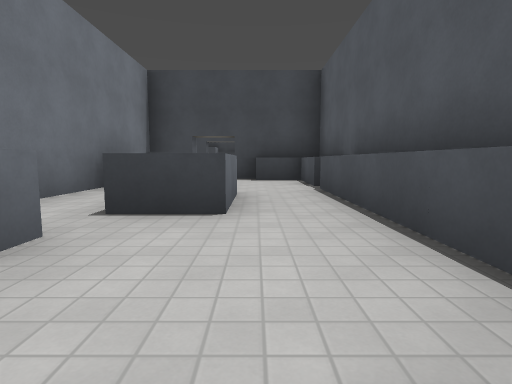
[1] (above)

20 first-person views from a walk through a Godot game level. The camera is 1.2 m above the floor, tilts 6° down and sees 80° across. The floor is counted in squares, 2.69 m on a side. Each view is taken from the middle of a square. On the plan, view 1 faces up. The plan holds only what a view shows up to about 9 squares ahead; the rest is blank. The place goes on beyond the plan. Surface patterns are stand-ins for the level's own textures.

[2]
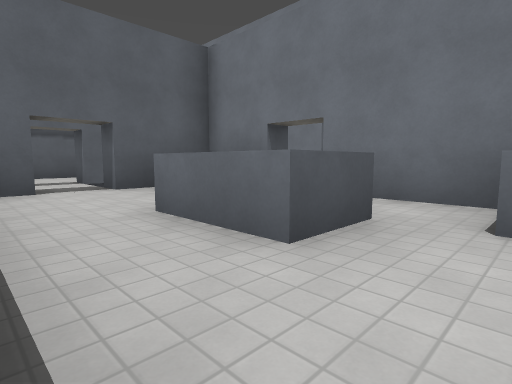

[3]
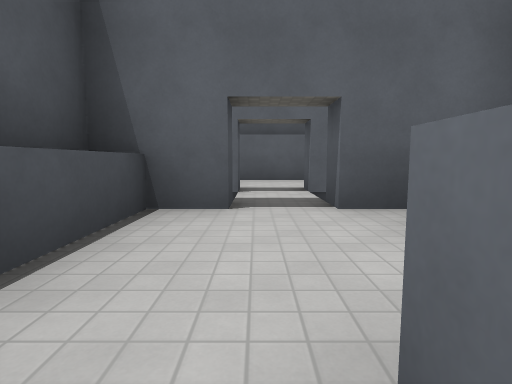

[4]
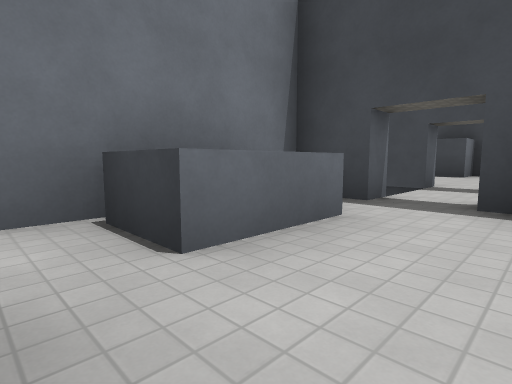

[5]
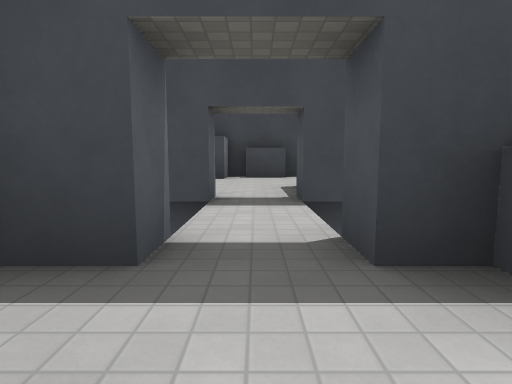

[6]
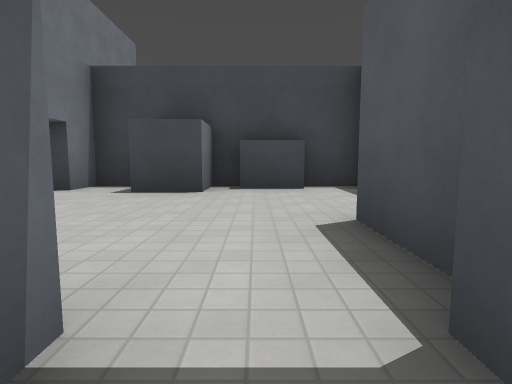

[7]
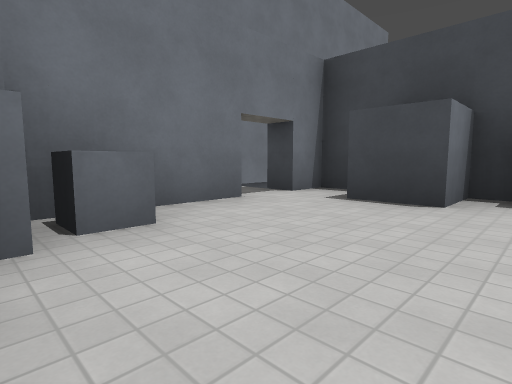

[8]
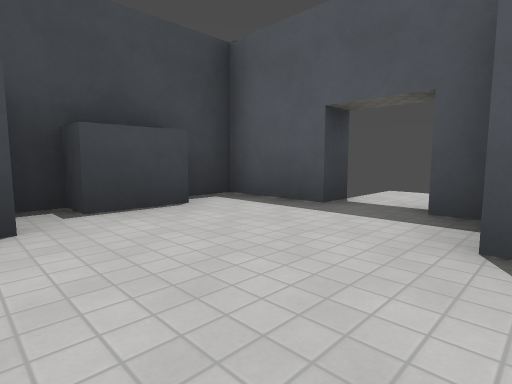

[9]
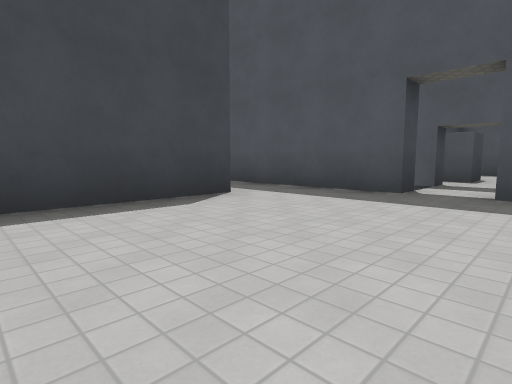

[10]
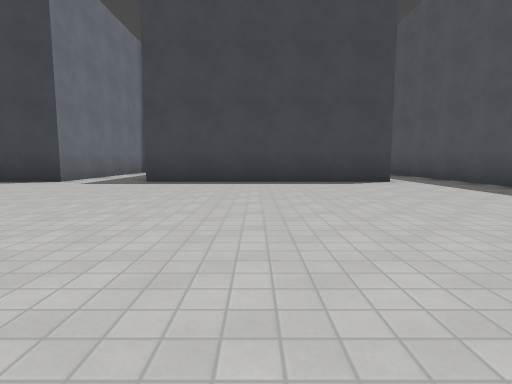

[11]
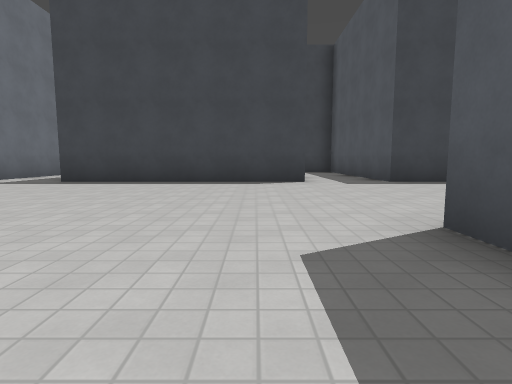

[12]
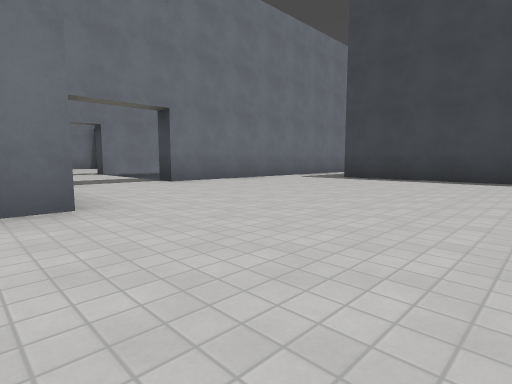

[13]
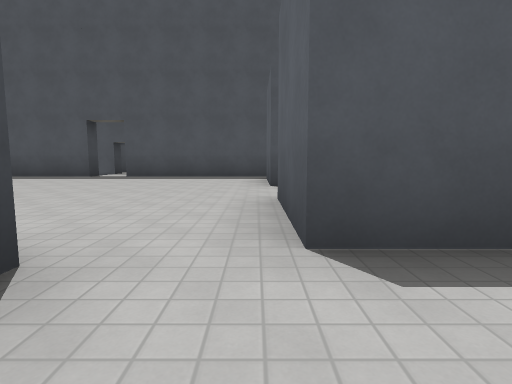

[14]
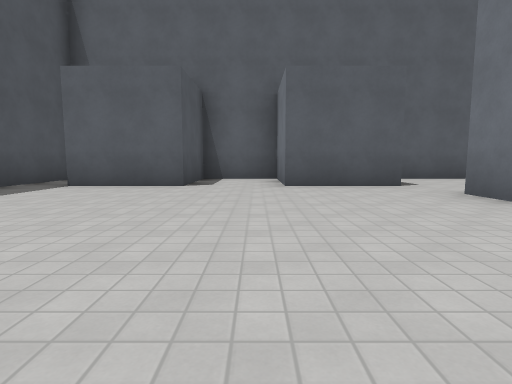

[15]
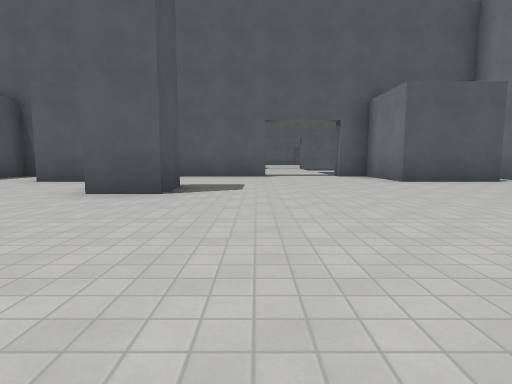

[16]
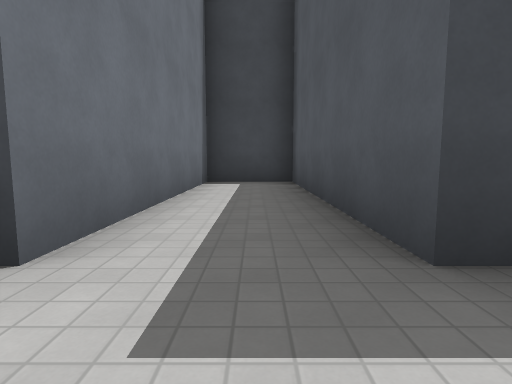

[17]
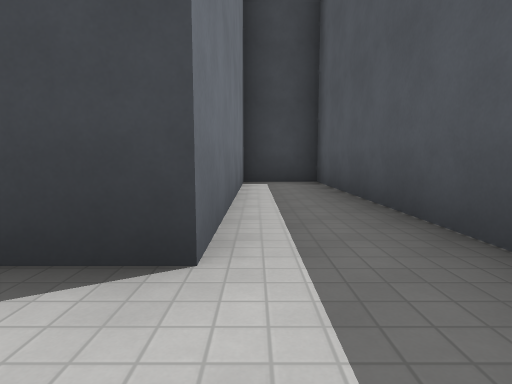

[18]
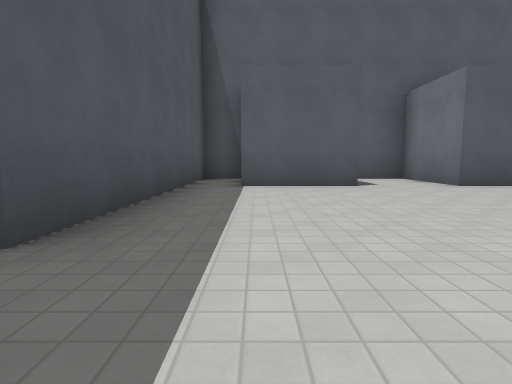

[19]
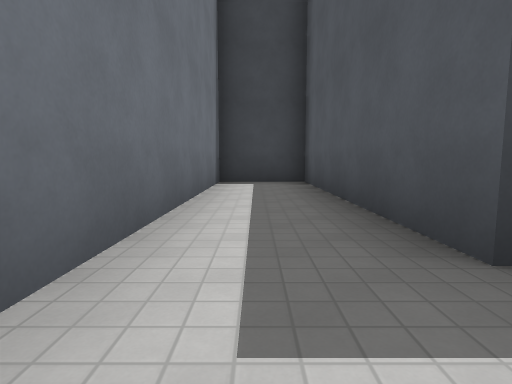

[20]
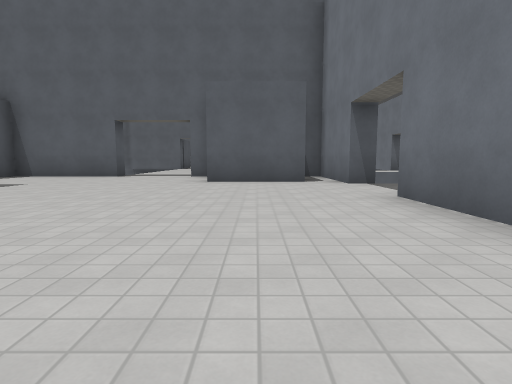

### Floor plan
Key: @ floor where view 1 was taken; # wall or solid block; . floor; ^ raised ledge.
Columns run from 22 left of view 1 to 2 right of it. Each row starts with its distance up from view 1.
 21  ###    ###   ####
 20  #.#    #.#   #..#
 19  #.#    #.#   #..#
 18  #.#    #.#   #..#
 17  #.#    #.#   #..#
 16  #.######.#####..#
 15  #...............#######
 14  #...............##.##.#
 13  #.....................#
 12  #...............##.....
 11 .................##^..##
 10 .........#.......###..#
  9  #...............# ##.#
  8  ####.....##..##.# ##.#
  7   ###.....##..##.###..#^#
  6     #..########### #^..^#
  5                    #^^..#
  4                    #.^.^#
  3                    #.^.^#
  2                     ...^#
  1                    #^..^#
  0                    ###@##
 -1                      #.#
 -2                      ..
 -3                      ..
 -4                      ##

Positions as (right, up) in squares from view 1, and headings:
1: (0, 0), facing up
2: (1, 5), facing down-left
3: (0, 3), facing down
4: (0, 4), facing up-left
5: (-1, 6), facing up
6: (-1, 9), facing up
7: (-1, 10), facing up-left
8: (-2, 11), facing up-right
9: (-10, 12), facing up-right
10: (-10, 9), facing up
11: (-15, 9), facing up
12: (-15, 8), facing up-left
13: (-14, 9), facing right
14: (-10, 14), facing down
15: (-15, 15), facing down
16: (-13, 14), facing up
17: (-7, 14), facing up
18: (-7, 14), facing down
19: (-20, 14), facing up
20: (-19, 15), facing down
